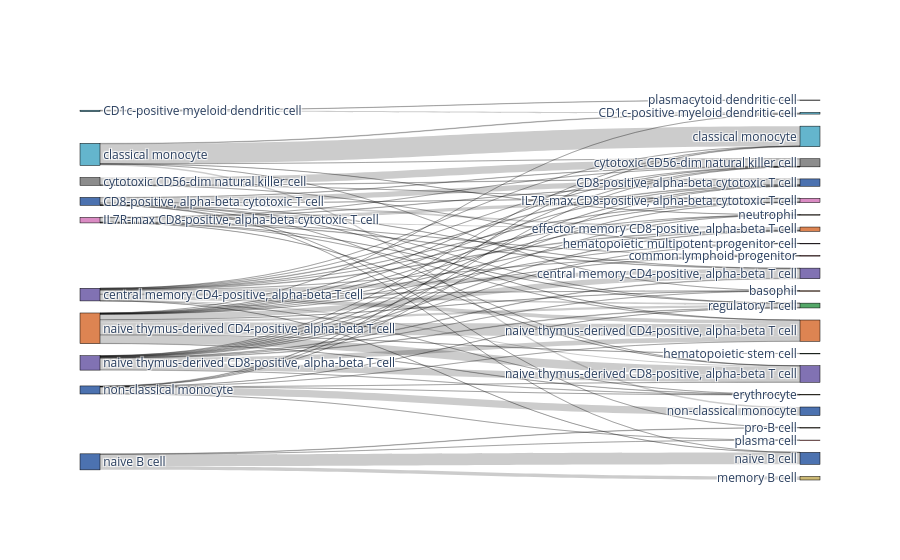
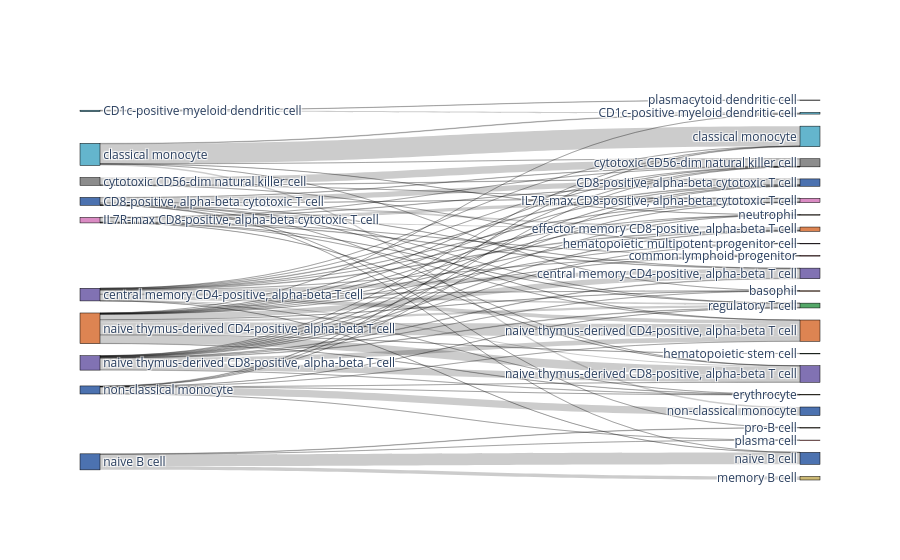

The cell these charts' notebook holds for them, in order:
### Markdown cell above
## Reporting

### Code cell
bc.tl.report(
    adata_pred,
    celltype,
    method,
    analysis_name,
    ["Granja2019_processed", "Kotliarov2020_processed"],
    "pbmc3k_processed",
    "logistic_regression",
    name_prediction="auto_annot",
    name_report="auto_annot_comparison",
    use_raw=False,
    genes_to_use="all",
    remove_nonshared=False,
    clustering="leiden",
    asymmetric_matrix=False,
)

### Figure 1 — Plotly figure (JSON) as saved in the notebook; plotly's stock layout.template omitted (floating-point values rounded to 4 significant figures)
{"data": [{"link": {"source": [8, 8, 8, 8, 8, 8, 8, 8, 8, 8, 8, 8, 8, 6, 6, 6, 6, 3, 3, 3, 3, 3, 3, 3, 3, 3, 3, 3, 3, 3, 3, 4, 4, 4, 4, 4, 4, 2, 2, 2, 2, 2, 2, 2, 2, 2, 9, 9, 9, 9, 9, 9, 9, 9, 9, 7, 7, 7, 7, 7, 7, 7, 7, 7, 7, 7, 7, 7, 7, 7, 1, 1, 1, 1, 1, 1, 1, 1, 1, 1, 5, 5, 5, 5, 0, 0], "target": [12, 31, 15, 11, 18, 25, 24, 14, 17, 19, 13, 20, 26, 22, 23, 30, 28, 12, 31, 15, 11, 18, 25, 24, 14, 23, 17, 19, 13, 16, 26, 15, 27, 17, 10, 13, 26, 12, 31, 11, 18, 25, 24, 14, 17, 16, 31, 15, 11, 27, 25, 24, 17, 19, 28, 12, 31, 11, 18, 25, 24, 14, 17, 19, 10, 13, 20, 21, 16, 26, 12, 31, 11, 18, 25, 24, 14, 23, 17, 30, 12, 11, 17, 20, 10, 29], "value": [5, 11, 1, 9, 10, 136, 92, 11, 2, 4, 2, 1, 1, 71, 235, 8, 3, 5, 33, 1, 13, 14, 22, 74, 79, 1, 1, 1, 1, 4, 1, 395, 28, 1, 10, 1, 3, 67, 1, 5, 20, 2, 3, 10, 1, 1, 2, 9, 1, 140, 2, 2, 1, 1, 1, 5, 47, 7, 6, 165, 250, 105, 2, 5, 1, 2, 1, 5, 4, 1, 2, 1, 104, 35, 1, 1, 4, 1, 6, 1, 1, 6, 146, 1, 24, 5]}, "node": {"color": ["#64b5cd", "#4c72b0", "#da8bc3", "#8172b3", "#64b5cd", "#8c8c8c", "#4c72b0", "#dd8452", "#8172b3", "#4c72b0", "#64b5cd", "#4c72b0", "#da8bc3", "#dd8452", "#8172b3", "#64b5cd", "#c44e52", "#8c8c8c", "#dd8452", "#ccb974", "#da8bc3", "#55a868", "#ccb974", "#4c72b0", "#dd8452", "#8172b3", "#937860", "#4c72b0", "#c44e52", "#8c8c8c", "#937860", "#55a868"], "label": ["CD1c-positive myeloid dendritic cell", "CD8-positive, alpha-beta cytotoxic T cell", "IL7R-max CD8-positive, alpha-beta cytotoxic T cell", "central memory CD4-positive, alpha-beta T cell", "classical monocyte", "cytotoxic CD56-dim natural killer cell", "naive B cell", "naive thymus-derived CD4-positive, alpha-beta T cell", "naive thymus-derived CD8-positive, alpha-beta T cell", "non-classical monocyte", "CD1c-positive myeloid dendritic cell", "CD8-positive, alpha-beta cytotoxic T cell", "IL7R-max CD8-positive, alpha-beta cytotoxic T cell", "basophil", "central memory CD4-positive, alpha-beta T cell", "classical monocyte", "common lymphoid progenitor", "cytotoxic CD56-dim natural killer cell", "effector memory CD8-positive, alpha-beta T cell", "erythrocyte", "hematopoietic multipotent progenitor cell", "hematopoietic stem cell", "memory B cell", "naive B cell", "naive thymus-derived CD4-positive, alpha-beta T cell", "naive thymus-derived CD8-positive, alpha-beta T cell", "neutrophil", "non-classical monocyte", "plasma cell", "plasmacytoid dendritic cell", "pro-B cell", "regulatory T cell"], "line": {"color": "black", "width": 0.5}, "pad": 15, "thickness": 20}, "type": "sankey"}], "layout": {}}

### Figure 2 — Plotly figure (JSON) as saved in the notebook; plotly's stock layout.template omitted (floating-point values rounded to 4 significant figures)
{"data": [{"link": {"source": [8, 8, 8, 8, 8, 8, 8, 8, 8, 8, 8, 8, 8, 6, 6, 6, 6, 3, 3, 3, 3, 3, 3, 3, 3, 3, 3, 3, 3, 3, 3, 4, 4, 4, 4, 4, 4, 2, 2, 2, 2, 2, 2, 2, 2, 2, 9, 9, 9, 9, 9, 9, 9, 9, 9, 7, 7, 7, 7, 7, 7, 7, 7, 7, 7, 7, 7, 7, 7, 7, 1, 1, 1, 1, 1, 1, 1, 1, 1, 1, 5, 5, 5, 5, 0, 0], "target": [12, 31, 15, 11, 18, 25, 24, 14, 17, 19, 13, 20, 26, 22, 23, 30, 28, 12, 31, 15, 11, 18, 25, 24, 14, 23, 17, 19, 13, 16, 26, 15, 27, 17, 10, 13, 26, 12, 31, 11, 18, 25, 24, 14, 17, 16, 31, 15, 11, 27, 25, 24, 17, 19, 28, 12, 31, 11, 18, 25, 24, 14, 17, 19, 10, 13, 20, 21, 16, 26, 12, 31, 11, 18, 25, 24, 14, 23, 17, 30, 12, 11, 17, 20, 10, 29], "value": [5, 11, 1, 9, 10, 136, 92, 11, 2, 4, 2, 1, 1, 71, 235, 8, 3, 5, 33, 1, 13, 14, 22, 74, 79, 1, 1, 1, 1, 4, 1, 395, 28, 1, 10, 1, 3, 67, 1, 5, 20, 2, 3, 10, 1, 1, 2, 9, 1, 140, 2, 2, 1, 1, 1, 5, 47, 7, 6, 165, 250, 105, 2, 5, 1, 2, 1, 5, 4, 1, 2, 1, 104, 35, 1, 1, 4, 1, 6, 1, 1, 6, 146, 1, 24, 5]}, "node": {"color": ["#64b5cd", "#4c72b0", "#da8bc3", "#8172b3", "#64b5cd", "#8c8c8c", "#4c72b0", "#dd8452", "#8172b3", "#4c72b0", "#64b5cd", "#4c72b0", "#da8bc3", "#dd8452", "#8172b3", "#64b5cd", "#c44e52", "#8c8c8c", "#dd8452", "#ccb974", "#da8bc3", "#55a868", "#ccb974", "#4c72b0", "#dd8452", "#8172b3", "#937860", "#4c72b0", "#c44e52", "#8c8c8c", "#937860", "#55a868"], "label": ["CD1c-positive myeloid dendritic cell", "CD8-positive, alpha-beta cytotoxic T cell", "IL7R-max CD8-positive, alpha-beta cytotoxic T cell", "central memory CD4-positive, alpha-beta T cell", "classical monocyte", "cytotoxic CD56-dim natural killer cell", "naive B cell", "naive thymus-derived CD4-positive, alpha-beta T cell", "naive thymus-derived CD8-positive, alpha-beta T cell", "non-classical monocyte", "CD1c-positive myeloid dendritic cell", "CD8-positive, alpha-beta cytotoxic T cell", "IL7R-max CD8-positive, alpha-beta cytotoxic T cell", "basophil", "central memory CD4-positive, alpha-beta T cell", "classical monocyte", "common lymphoid progenitor", "cytotoxic CD56-dim natural killer cell", "effector memory CD8-positive, alpha-beta T cell", "erythrocyte", "hematopoietic multipotent progenitor cell", "hematopoietic stem cell", "memory B cell", "naive B cell", "naive thymus-derived CD4-positive, alpha-beta T cell", "naive thymus-derived CD8-positive, alpha-beta T cell", "neutrophil", "non-classical monocyte", "plasma cell", "plasmacytoid dendritic cell", "pro-B cell", "regulatory T cell"], "line": {"color": "black", "width": 0.5}, "pad": 15, "thickness": 20}, "type": "sankey"}], "layout": {}}
